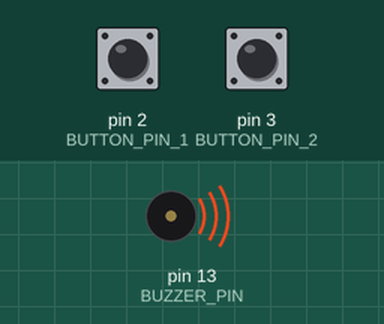
The sketch below on a simulated Arduino Uno, built with avr-gcc and run on an emulated ATmega328P. Parts: buzzer (waves = sounding). The inputs (shaded band) are chosen by the test bench; at power-on: pin 3 (BUTTON_PIN_2) HIGH, pin 2 (BUTTON_PIN_1) HIGH.

Above: at 1.2 s.
1.3 s: pin 3 (BUTTON_PIN_2) pulled LOW for 3.2 s
At 3.35 s:
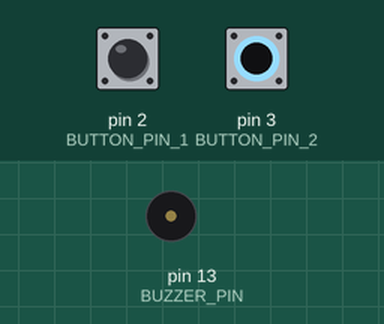
Timing chart, 0 to 6.0 s (numbered marks = the images above; inputs shaded):
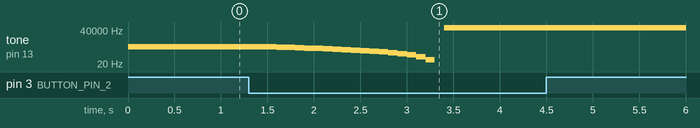

Measured:
- after the input at 1.3 s, tone on pin 13 (BUZZER_PIN): plays 950 Hz for 0.10 s, 900 Hz for 0.10 s, 850 Hz for 0.10 s, 800 Hz for 0.10 s, 750 Hz for 0.10 s, 700 Hz for 0.10 s … (31 notes in this stretch), starting after 0.10 s

The sketch:

2_basic_frequency_manipulation.ino
```cpp
int const BUZZER_PIN = 13;

// Frequency control
int const BUTTON_PIN_1 = 2; // When pressed, lows the sound frequency.
int const BUTTON_PIN_2 = 3; // When pressed, increases it.

int const FREQUENCY_VARIATION = 50; // The value added or substracted on the frequency the moment one button is pressed.

int soundFrequency;

void setup() {
  pinMode(BUZZER_PIN, OUTPUT);

  pinMode(BUTTON_PIN_1, INPUT_PULLUP);
  pinMode(BUTTON_PIN_2, INPUT_PULLUP);

  soundFrequency = 1000; // Inicial frequency value
}

void loop() {
  tone(BUZZER_PIN, soundFrequency);

  if(digitalRead(BUTTON_PIN_1) == HIGH){
    soundFrequency -= FREQUENCY_VARIATION;
  }
  if(digitalRead(BUTTON_PIN_2) == HIGH){
    soundFrequency += FREQUENCY_VARIATION;
  }

  delay(100);
}
```
